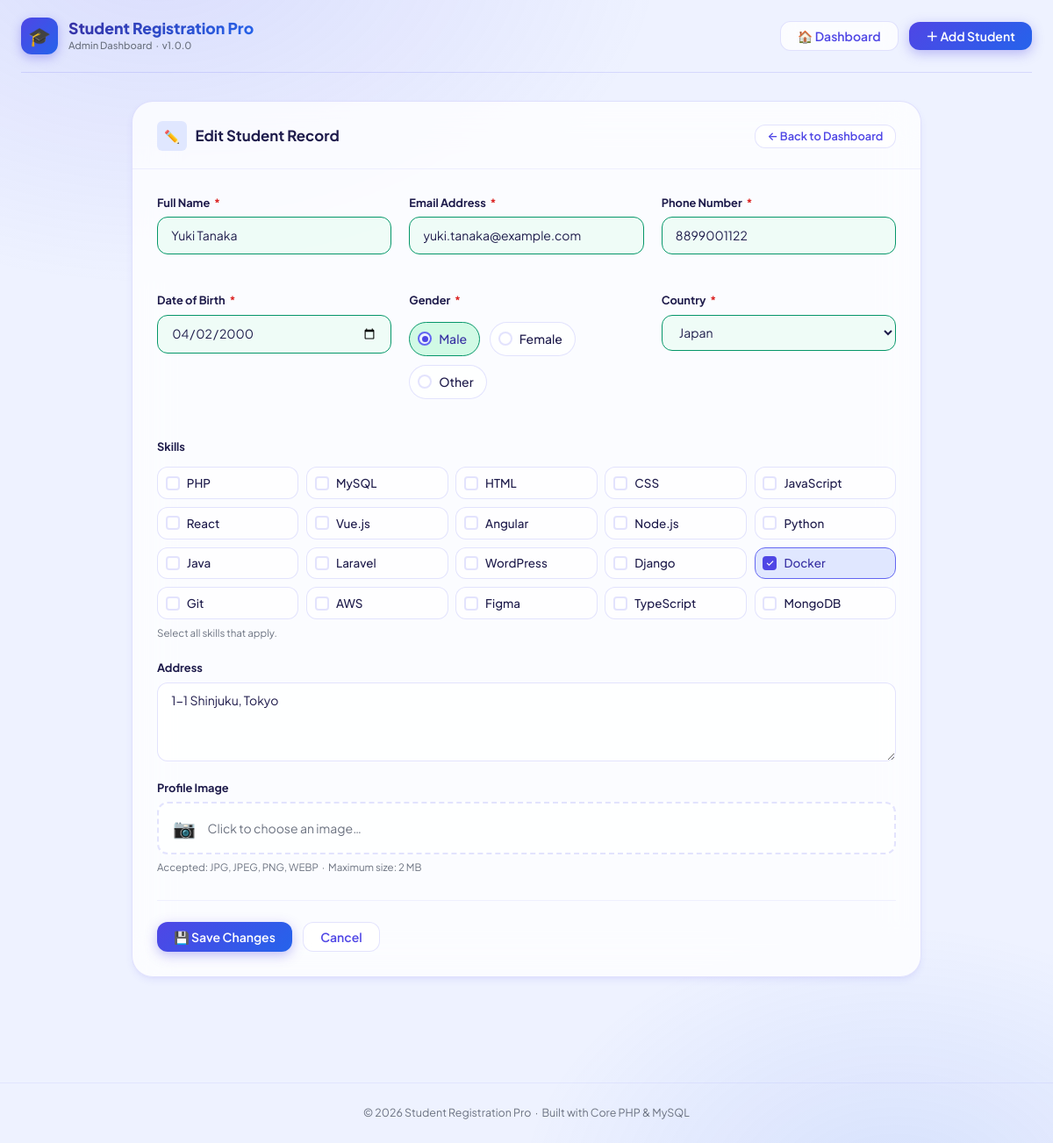
The app's page /?action=edit&id=8 with its own data.
### tables this page shows
CREATE TABLE `students` (
    `id`            INT(11)       UNSIGNED NOT NULL AUTO_INCREMENT,
    `full_name`     VARCHAR(120)  NOT NULL,
    `email`         VARCHAR(180)  NOT NULL,
    `phone`         VARCHAR(15)   NOT NULL,
    `gender`        ENUM('Male','Female','Other') NOT NULL,
    `date_of_birth` DATE          NOT NULL,
    `country`       VARCHAR(80)   NOT NULL,
    `skills`        TEXT          DEFAULT NULL,
    `address`       TEXT          DEFAULT NULL,
    `profile_image` VARCHAR(255)  DEFAULT NULL,
    `created_at`    TIMESTAMP     NOT NULL DEFAULT CURRENT_TIMESTAMP,
    `updated_at`    TIMESTAMP     NOT NULL DEFAULT CURRENT_TIMESTAMP ON UPDATE CURRENT_TIMESTAMP,

    PRIMARY KEY (`id`),
    UNIQUE  KEY `uq_email`       (`email`),
    INDEX       `idx_full_name`  (`full_name`),
    INDEX       `idx_country`    (`country`),
    INDEX       `idx_gender`     (`gender`),
    INDEX       `idx_created_at` (`created_at`)
);

### index.php (called while the page is built, shortened)
<?php
require_once __DIR__ . '/config/helpers.php';
spl_autoload_register(function (string $class): void {
    $locations = [
        __DIR__ . '/classes/'     . $class . '.php',
        __DIR__ . '/controllers/' . $class . '.php',
    ];
    foreach ($locations as $file) {
        if (is_file($file)) {
            return;
        }
    }
});
$controller = new StudentController();
$controller->handleRequest();

### classes/Database.php (called while the page is built, shortened)
<?php
class Database
{
    private static ?Database $instance = null;
    private PDO $connection;
    private function __construct()
    {
        $dsn = sprintf(
            'mysql:host=%s;dbname=%s;charset=%s',
            DB_HOST,
            DB_NAME,
            DB_CHARSET
        );
        $options = [
            PDO::ATTR_ERRMODE            => PDO::ERRMODE_EXCEPTION,
            PDO::ATTR_DEFAULT_FETCH_MODE => PDO::FETCH_ASSOC,
            PDO::ATTR_EMULATE_PREPARES   => false,
            PDO::MYSQL_ATTR_INIT_COMMAND => "SET NAMES utf8mb4 COLLATE utf8mb4_unicode_ci",
        ];
        try {
            $this->connection = new PDO($dsn, DB_USER, DB_PASS, $options);
        } catch (PDOException $e) {
            error_log('[DB] Connection failed: ' . $e->getMessage());
            http_response_code(500);
            die('<h2 style="font-family:sans-serif;color:#dc2626;padding:2rem;">
                    ⚠️ Database Connection Failed<br>
                    <small style="font-size:.75rem;color:#6b7280;">Check your DB credentials in config/config.php</small>
                </h2>');
        }
    }
    public static function getInstance(): self
    {
        if (self::$instance === null) {
            self::$instance = new self();
        }
        return self::$instance;
    }
    public function getConnection(): PDO
    {
        return $this->connection;
    }
}

### classes/Validator.php (called while the page is built, shortened)
<?php
class Validator
{
    public static function sanitizeInt(mixed $value): int
    {
        return (int) filter_var($value, FILTER_SANITIZE_NUMBER_INT);
    }
}

### classes/Student.php (called while the page is built, shortened)
<?php
class Student
{
    private PDO    $db;
    private string $table = 'students';
    public function __construct()
    {
        $this->db = Database::getInstance()->getConnection();
    }
    public function findById(int $id): ?array
    {
        $stmt = $this->db->prepare(
            "SELECT * FROM `{$this->table}` WHERE id = :id LIMIT 1"
        );
        $stmt->execute([':id' => $id]);
        $row = $stmt->fetch();
        return $row ?: null;
    }
}

### config/helpers.php (called while the page is built, shortened)
<?php
function fval(string $key, array $old, ?array $student): string
{
    $v = $old[$key] ?? $student[$key] ?? '';
    return htmlspecialchars((string)$v, ENT_QUOTES, 'UTF-8');
}
function fcls(string $key, array $errors, array $old): string
{
    return isset($errors[$key]) ? 'invalid' : 'valid';
}

### views/form.php (the view, shortened to what this page needs)
<?php
$availableSkills = [
    'PHP', 'MySQL', 'HTML', 'CSS', 'JavaScript',
    'React', 'Vue.js', 'Angular', 'Node.js', 'Python',
    'Java', 'Laravel', 'WordPress', 'Django', 'Docker',
    'Git', 'AWS', 'Figma', 'TypeScript', 'MongoDB',
];
$countries = [
    'Afghanistan', 'Australia', 'Bangladesh', 'Brazil', 'Canada',
    'China', 'Egypt', 'France', 'Germany', 'Ghana',
    'India', 'Indonesia', 'Iran', 'Iraq', 'Italy',
    'Japan', 'Jordan', 'Kenya', 'Malaysia', 'Mexico',
    'Morocco', 'Myanmar', 'Nepal', 'Netherlands', 'Nigeria',
    'Pakistan', 'Philippines', 'Russia', 'Saudi Arabia', 'Singapore',
    'South Africa', 'South Korea', 'Spain', 'Sri Lanka', 'Sweden',
    'Thailand', 'Turkey', 'Ukraine', 'United Arab Emirates',
    'United Kingdom', 'United States', 'Vietnam', 'Zimbabwe',
];
?>
<section aria-label="<?= $isEdit ? 'Edit Student Form' : 'Student Registration Form' ?>">
<div style="max-width:900px; margin:0 auto;">
<div class="card">
  <div class="card-header">
    <div class="card-title">
      <span class="icon" style="background:var(--clr-indigo-100);" aria-hidden="true">
        <?= $isEdit ? '✏️' : '➕' ?>
      </span>
      <?= $isEdit ? 'Edit Student Record' : 'Register New Student' ?>
    </div>
    <a href="<?= BASE_URL ?>" class="btn btn-secondary btn-sm">← Back to Dashboard</a>
  </div>
  <div class="card-body">
    <form
      id="student-form"
      method="POST"
      action="<?= BASE_URL ?>?action=<?= $isEdit ? 'edit&id=' . (int)($student['id'] ?? 0) : 'add' ?>"
      enctype="multipart/form-data"
      novalidate
    >
      <div class="form-grid">
        <div class="form-group">
          <label class="form-label" for="full_name">
            Full Name <span class="req" aria-label="required">*</span>
          </label>
          <input
            id="full_name"
            type="text"
            name="full_name"
            class="form-control <?= fcls('full_name', $errors, $old ?? []) ?>"
            value="<?= fval('full_name', $old ?? [], $student) ?>"
            placeholder="Enter full name"
            required
            maxlength="120"
            autocomplete="name"
          >
          <div class="form-error" role="alert" aria-live="polite">
          </div>
        </div>
        <div class="form-group">
          <label class="form-label" for="email">
            Email Address <span class="req" aria-label="required">*</span>
          </label>
          <input
            id="email"
            type="email"
            name="email"
            class="form-control <?= fcls('email', $errors, $old ?? []) ?>"
            value="<?= fval('email', $old ?? [], $student) ?>"
            placeholder="Enter email address"
            required
            maxlength="180"
            autocomplete="email"
          >
          <div class="form-error" role="alert" aria-live="polite">
          </div>
        </div>
        <div class="form-group">
          <label class="form-label" for="phone">
            Phone Number <span class="req" aria-label="required">*</span>
          </label>
          <input
            id="phone"
            type="number"
            name="phone"
            class="form-control <?= fcls('phone', $errors, $old ?? []) ?>"
            value="<?= fval('phone', $old ?? [], $student) ?>"
            placeholder="Enter 10-digit phone number"
            required
            min="1000000000"
            max="9999999999"
          >
          <div class="form-error" role="alert" aria-live="polite">
          </div>
        </div>
        <div class="form-group">
          <label class="form-label" for="date_of_birth">
            Date of Birth <span class="req" aria-label="required">*</span>
          </label>
          <input
            id="date_of_birth"
            type="date"
            name="date_of_birth"
            class="form-control <?= fcls('date_of_birth', $errors, $old ?? []) ?>"
            value="<?= fval('date_of_birth', $old ?? [], $student) ?>"
            max="<?= date('Y-m-d') ?>"
            required
          >
          <div class="form-error" role="alert" aria-live="polite">
          </div>
        </div>
        <div class="form-group">
          <fieldset>
            <legend class="form-label">
              Gender <span class="req" aria-label="required">*</span>
            </legend>
            <div class="radio-group <?= isset($errors['gender']) ? 'group-invalid' : (!empty($old ?? []) && !isset($errors['gender']) ? 'group-valid' : '') ?>">
              <?php foreach (['Male', 'Female', 'Other'] as $g): ?>
                <label class="radio-label" for="gender_<?= strtolower($g) ?>">
                  <span class="radio-custom" aria-hidden="true"></span>
                  <?= $g ?>
                </label>
              <?php endforeach; ?>
            </div>
            <div class="form-error" role="alert" aria-live="polite">
            </div>
          </fieldset>
        </div>
        <div class="form-group">
          <label class="form-label" for="country">
            Country <span class="req" aria-label="required">*</span>
          </label>
          <?php $selCountry = fval('country', $old ?? [], $student); ?>
          <select
            id="country"
            name="country"
            class="form-control <?= fcls('country', $errors, $old ?? []) ?>"
            required
          >
            <?php foreach ($countries as $c): ?>
              <option
                value="<?= htmlspecialchars($c, ENT_QUOTES, 'UTF-8') ?>"
                <?= $selCountry === $c ? 'selected' : '' ?>
              >
                <?= htmlspecialchars($c, ENT_QUOTES, 'UTF-8') ?>
              </option>
            <?php endforeach; ?>
          </select>
          <div class="form-error" role="alert" aria-live="polite">
          </div>
        </div>
        <div class="form-group full">
          <fieldset>
            <legend class="form-label">Skills</legend>
            <div class="checkbox-grid">
              <?php foreach ($availableSkills as $skill):
                $checkId  = 'skill_' . htmlspecialchars(
                    strtolower(preg_replace('/[^a-z0-9]/i', '_', $skill)),
                    ENT_QUOTES, 'UTF-8'
                );
              ?>
                <label class="checkbox-label" for="<?= $checkId ?>">
                  <span class="checkbox-custom" aria-hidden="true"></span>
                  <?= htmlspecialchars($skill, ENT_QUOTES, 'UTF-8') ?>
                </label>
              <?php endforeach; ?>
            </div>
            <div class="form-hint">Select all skills that apply.</div>
          </fieldset>
        </div>
        <div class="form-group full">
          <label class="form-label" for="address">Address</label>
          <textarea
            id="address"
            name="address"
            class="form-control"
            placeholder="Enter full address (street, city, state…)"
            rows="3"
            maxlength="1000"
          ><?= fval('address', $old ?? [], $student) ?></textarea>
        </div>
        <div class="form-group full">
          <label class="form-label" for="profile_image">Profile Image</label>
          <label class="file-label" for="profile_image">
            <?php $existingImg = $student['profile_image'] ?? null; ?>
            <span aria-hidden="true" style="font-size:1.3rem;">📷</span>
            <span class="file-name" id="file-name-label">
              <?= $existingImg
                  ? htmlspecialchars(basename($existingImg), ENT_QUOTES, 'UTF-8')
                  : 'Click to choose an image…' ?>
            </span>
          </label>
          <div class="form-hint">
            Accepted: JPG, JPEG, PNG, WEBP &nbsp;·&nbsp; Maximum size: 2 MB
          </div>
        </div>
      </div>
      <div class="form-actions">
        <button type="submit" class="btn btn-primary">
          <?= $isEdit ? '💾 Save Changes' : '✅ Register Student' ?>
        </button>
        <a href="<?= BASE_URL ?>" class="btn btn-secondary">Cancel</a>
      </div>
    </form>
  </div>
</div>
</div>
</section>

### records on screen
students: full_name "Yuki Tanaka", email "yuki.tanaka@example.com", phone "8899001122", date_of_birth "04/02/2000", country "Japan", address "1-1 Shinjuku, Tokyo"

### other values on screen
APP_NAME "Student Registration Pro"
APP_VERSION "1.0.0"
$g "Male"
$g "Female"
$g "Other"
$skill "PHP"
$skill "MySQL"
$skill "HTML"
$skill "CSS"
$skill "JavaScript"
$skill "React"
$skill "Vue.js"
$skill "Angular"
$skill "Node.js"
$skill "Python"
